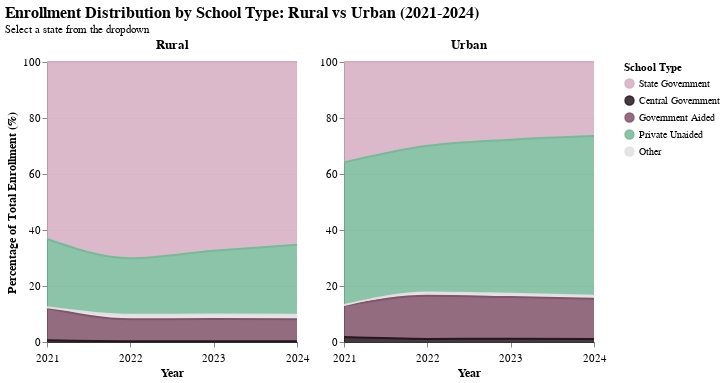

The cell this chart's notebook holds for it:
### Code cell
# ============================================
# CREATE CHART WITH CUSTOMIZATIONS
# ============================================

alt.data_transformers.disable_max_rows()

# Get list of states
state_list = ['All India'] + sorted([s for s in df_aggregated['state'].unique() if s != 'All India'])

# State dropdown
state_dropdown = alt.binding_select(
    options=state_list,
    name='Select State: '
)

state_selection = alt.selection_point(
    fields=['state'],
    bind=state_dropdown,
    value='All India'
)

# Color scale for all 5 categories
color_scale_extended = alt.Scale(
    domain=['State Government', 'Central Government', 'Government Aided', 'Private Unaided', 'Other'],
    range=['#d5adc1', '#25171e', '#82536a', '#77ba99', '#E0E0E0']
)

# Create base chart
base = alt.Chart(df_aggregated).mark_area(
    line=True,
    opacity=0.85,
    interpolate='monotone'
).encode(
    x=alt.X('year:O', 
            title='Year',
            axis=alt.Axis(
                labelAngle=0, 
                labelFontSize=11,
                labelPadding=5,
                domain=True,
                domainWidth=1
            ),
            scale=alt.Scale(padding=0)),
    y=alt.Y('sum(percentage):Q',
            title='Percentage of Total Enrollment (%)',
            axis=alt.Axis(labelFontSize=11),
            stack='zero',
            scale=alt.Scale(domain=[0, 100])),
    color=alt.Color('school_category:N',
                    title='School Type',
                    scale=color_scale_extended,
                    legend=alt.Legend(
                        orient='right',
                        titleFontSize=11, 
                        labelFontSize=10,
                        symbolSize=80,
                        labelLimit=150,
                        columns=1
                    )),
    tooltip=[
        alt.Tooltip('year:O', title='Year'),
        alt.Tooltip('state:N', title='State'),
        alt.Tooltip('location_type:N', title='Location'),
        alt.Tooltip('school_category:N', title='School Type'),
        alt.Tooltip('sum(percentage):Q', title='Percentage', format='.1f'),
        alt.Tooltip('sum(total_enrollment):Q', title='Total Students', format=',')
    ],
    order=alt.Order('school_category:N', sort='ascending')
).transform_filter(
    state_selection
).add_params(
    state_selection
)

# Create two separate charts
chart_rural = base.transform_filter(
    alt.datum.location_type == 'Rural'
).encode(
    y=alt.Y('sum(percentage):Q',
            title='Percentage of Total Enrollment (%)',
            axis=alt.Axis(labelFontSize=11),
            stack='zero',
            scale=alt.Scale(domain=[0, 100]))
).properties(
    width=250,
    height=280,
    title='Rural'
)

chart_urban = base.transform_filter(
    alt.datum.location_type == 'Urban'
).encode(
    y=alt.Y('sum(percentage):Q',
            title='',
            axis=alt.Axis(labelFontSize=11),
            stack='zero',
            scale=alt.Scale(domain=[0, 100]))
).properties(
    width=250,
    height=280,
    title='Urban'
)

# Combine side by side
chart_combined = alt.hconcat(chart_rural, chart_urban).properties(
    title={
        "text": "Enrollment Distribution by School Type: Rural vs Urban (2021-2024)",
        "subtitle": "Select a state from the dropdown",
        "fontSize": 16,
        "subtitleFontSize": 11,
        "anchor": "start"
    }
).configure_view(
    strokeWidth=0,
    continuousHeight=280,
    continuousWidth=250
).configure_axis(
    labelFontSize=11,
    titleFontSize=12,
    gridColor='#e5e7eb',
    domainColor='#333333'
).configure_concat(
    spacing=10
).resolve_scale(
    y='independent'
)

# Get the JSON spec and manually fix height
chart_spec = chart_combined.to_dict()

# Force height in the spec
if 'hconcat' in chart_spec:
    for chart in chart_spec['hconcat']:
        chart['height'] = 280
        chart['width'] = 250

# Recreate chart from modified spec
chart_combined = alt.Chart.from_dict(chart_spec)

# Display
chart_combined

# ============================================
# SAVE AS JSON
# ============================================

# Save as Vega-Lite JSON spec
chart_combined.save('Project_JSON/enrollment_chart.json')
print("\n✅ Chart saved as: enrollment_chart.json")

chart_combined

### Figure 1 — Vega-Lite specification as saved in the notebook (floating-point values rounded to 4 significant figures; data arrays with more than 128 entries replaced by an {"elided": "..."} marker saying what was removed)
{"config": {"view": {"continuousWidth": 250, "continuousHeight": 280, "strokeWidth": 0}, "axis": {"domainColor": "#333333", "gridColor": "#e5e7eb", "labelFontSize": 11, "titleFontSize": 12}, "concat": {"spacing": 10}}, "hconcat": [{"mark": {"type": "area", "interpolate": "monotone", "line": true, "opacity": 0.85}, "encoding": {"color": {"field": "school_category", "legend": {"columns": 1, "labelFontSize": 10, "labelLimit": 150, "orient": "right", "symbolSize": 80, "titleFontSize": 11}, "scale": {"domain": ["State Government", "Central Government", "Government Aided", "Private Unaided", "Other"], "range": ["#d5adc1", "#25171e", "#82536a", "#77ba99", "#E0E0E0"]}, "title": "School Type", "type": "nominal"}, "order": {"field": "school_category", "sort": "ascending", "type": "nominal"}, "tooltip": [{"field": "year", "title": "Year", "type": "ordinal"}, {"field": "state", "title": "State", "type": "nominal"}, {"field": "location_type", "title": "Location", "type": "nominal"}, {"field": "school_category", "title": "School Type", "type": "nominal"}, {"aggregate": "sum", "field": "percentage", "format": ".1f", "title": "Percentage", "type": "quantitative"}, {"aggregate": "sum", "field": "total_enrollment", "format": ",", "title": "Total Students", "type": "quantitative"}], "x": {"axis": {"domain": true, "domainWidth": 1, "labelAngle": 0, "labelFontSize": 11, "labelPadding": 5}, "field": "year", "scale": {"padding": 0}, "title": "Year", "type": "ordinal"}, "y": {"aggregate": "sum", "axis": {"labelFontSize": 11}, "field": "percentage", "scale": {"domain": [0, 100]}, "stack": "zero", "title": "Percentage of Total Enrollment (%)", "type": "quantitative"}}, "height": 280, "name": "view_47", "title": "Rural", "transform": [{"filter": {"param": "param_24"}}, {"filter": "(datum.location_type === 'Rural')"}], "width": 250}, {"mark": {"type": "area", "interpolate": "monotone", "line": true, "opacity": 0.85}, "encoding": {"color": {"field": "school_category", "legend": {"columns": 1, "labelFontSize": 10, "labelLimit": 150, "orient": "right", "symbolSize": 80, "titleFontSize": 11}, "scale": {"domain": ["State Government", "Central Government", "Government Aided", "Private Unaided", "Other"], "range": ["#d5adc1", "#25171e", "#82536a", "#77ba99", "#E0E0E0"]}, "title": "School Type", "type": "nominal"}, "order": {"field": "school_category", "sort": "ascending", "type": "nominal"}, "tooltip": [{"field": "year", "title": "Year", "type": "ordinal"}, {"field": "state", "title": "State", "type": "nominal"}, {"field": "location_type", "title": "Location", "type": "nominal"}, {"field": "school_category", "title": "School Type", "type": "nominal"}, {"aggregate": "sum", "field": "percentage", "format": ".1f", "title": "Percentage", "type": "quantitative"}, {"aggregate": "sum", "field": "total_enrollment", "format": ",", "title": "Total Students", "type": "quantitative"}], "x": {"axis": {"domain": true, "domainWidth": 1, "labelAngle": 0, "labelFontSize": 11, "labelPadding": 5}, "field": "year", "scale": {"padding": 0}, "title": "Year", "type": "ordinal"}, "y": {"aggregate": "sum", "axis": {"labelFontSize": 11}, "field": "percentage", "scale": {"domain": [0, 100]}, "stack": "zero", "title": "", "type": "quantitative"}}, "height": 280, "name": "view_48", "title": "Urban", "transform": [{"filter": {"param": "param_24"}}, {"filter": "(datum.location_type === 'Urban')"}], "width": 250}], "data": {"name": "data-798bb1802a135f1a5ccb55defdaf6bf0"}, "datasets": {"data-798bb1802a135f1a5ccb55defdaf6bf0": {"elided": "1155 records"}}, "params": [{"name": "param_24", "select": {"type": "point", "fields": ["state"]}, "bind": {"input": "select", "options": ["All India", "Andaman & Nicobar Islands", "Andhra Pradesh", "Arunachal Pradesh", "Assam", "Bihar", "Chandigarh", "Chhattisgarh", "Dadra & Nagar Haveli And Daman & Diu", "Delhi", "Goa", "Gujarat", "Haryana", "Himachal Pradesh", "Jammu & Kashmir", "Jharkhand", "Karnataka", "Kerala", "Ladakh", "Lakshadweep", "Madhya Pradesh", "Maharashtra", "Manipur", "Meghalaya", "Mizoram", "Nagaland", "Odisha", "Puducherry", "Punjab", "Rajasthan", "Sikkim", "Tamil Nadu", "Telangana", "Tripura", "Uttar Pradesh", "Uttarakhand", "West Bengal"], "name": "Select State: "}, "value": "All India", "views": ["view_47", "view_48"]}], "resolve": {"scale": {"y": "independent"}}, "title": {"text": "Enrollment Distribution by School Type: Rural vs Urban (2021-2024)", "anchor": "start", "fontSize": 16, "subtitle": "Select a state from the dropdown", "subtitleFontSize": 11}, "$schema": "https://vega.github.io/schema/vega-lite/v5.20.1.json"}
